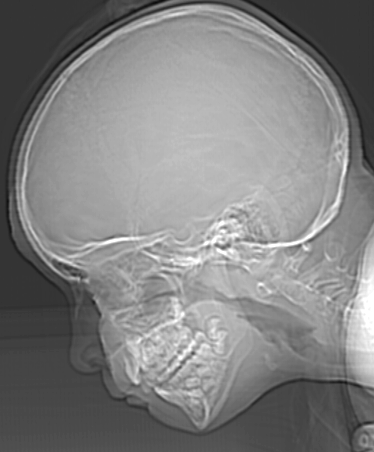
#> input picture 1-resampling-requantization/2-requantization/requantization.tif, 374 x 452 px
$ python requantization.py
#> lines starting #> are read from the running program, lines starting #| are printed output that depends on the picture; after the words box and inside, x2 and y2 are one past the last pixel; in counts of white or black regions, pixels touching at a corner belong together
from PIL import Image
import numpy as np

im = Image.open("requantization.tif")
#> im is the input picture: PIL image 374x452 L; min 12, max 255, mean 129.4

images= [] # list of adaptaded images

array = np.array(im)

for bits in range(1,9): # We will get images of 1 bit quantization to 8 bits
    level = 2**bits - 1 # Since the levels of grey go from 0 to (2**bits - 1) we got to adapt to that reality

    arrayAdap = (np.round(array / 255.0 * (level)) * (255.0 / (level))).astype(np.uint8)
    imgAdap = Image.fromarray(arrayAdap)

    images.append(imgAdap)
#> this loop made 8 passes
#> pass 1, `arrayAdap = (np.round(array / 255.0 * (level)) * (255.0 / (level))).as..`:
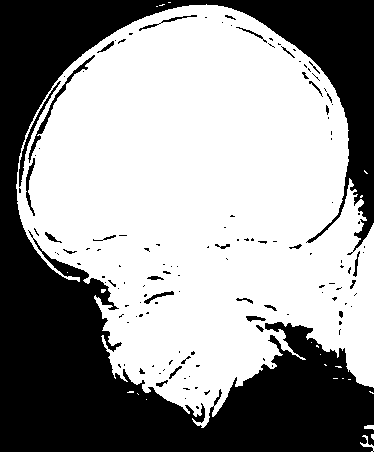
#> arrayAdap: shape (452, 374); 59.7% white; 134 black regions (103 under 20 px), largest, box (x1, y1, x2, y2) and area: (0, 0, 374, 452) 65430, (28, 55, 95, 163) 449, (19, 81, 61, 187) 349
#> pass 2, `arrayAdap = (np.round(array / 255.0 * (level)) * (255.0 / (level))).as..`:
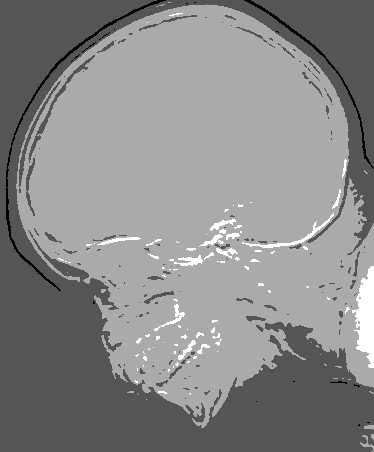
#> arrayAdap: shape (452, 374); min 0, max 255, mean 136.7
#> after the loop, images = 8 items

# Dimensions of the images in RAM
w, h = images[0].size
#> w = 374; h = 452

# Generates a final image that will contain all eight images in RAM
final = Image.new("L", (4 * w, 2 * h))
#> final: PIL image 1496x904 L; every value is 0

# Builds the final image
for idx, img in enumerate(images):
    x = (idx % 4) * w
    y = (idx // 4) * h
    final.paste(img, (x, y))
#> this loop made 8 passes
#> (x, y) on passes 1 to 8: (0, 0), (374, 0), (748, 0), (1122, 0), (0, 452), (374, 452), (748, 452), (1122, 452)
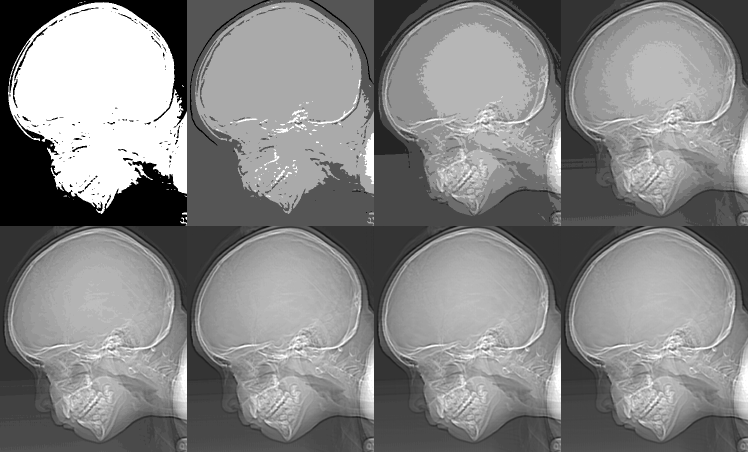
#> final: PIL image 1496x904 L (shown at 1/2 size); min 0, max 255, mean 132.8

# Shows the final image
final.show()
